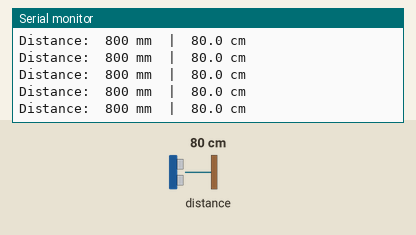
Simulated run of this program. Board: ESP32. On the bench: the last lines printed to the serial monitor. The test bench sets the inputs (shaded band); at power-on: distance to the obstacle 80 cm.

Above: at 1.2 s.
1.3 s: distance to the obstacle set to 2 cm
At 1.5 s:
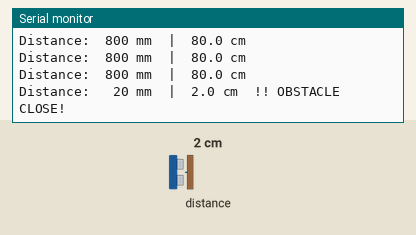
3.2 s: distance to the obstacle set to 18 cm
At 3.36 s:
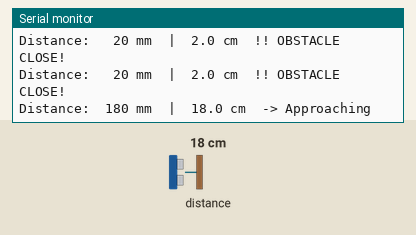
5.1 s: distance to the obstacle set to 120 cm
At 5.23 s:
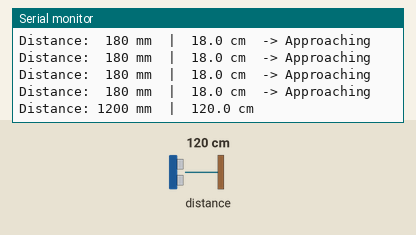
7.0 s: distance to the obstacle set to 250 cm
At 7.23 s:
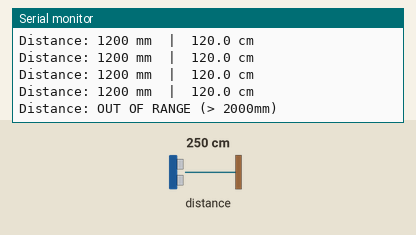

Measured:
- after the input at 1.3 s, the serial monitor: prints a new line after 0.07 s (image 1)
- after the input at 3.2 s, the serial monitor: prints a new line at once (image 2)
- after the input at 5.1 s, the serial monitor: prints a new line at once (image 3)
- after the input at 7.0 s, the serial monitor: prints a new line after 0.11 s (image 4)

The program:

main.cpp
```cpp
/*
 * SLAM Car Project - ToF Distance Sensor Test
 * Board  : ESP32 30-pin
 * Sensor : VL53L0X V2
 *
 * Wiring:
 *   VIN   -> 3.3V
 *   GND   -> GND
 *   SDA   -> D21
 *   SCL   -> D22
 */

#include <Arduino.h>
#include <Wire.h>
#include <VL53L0X.h>

VL53L0X sensor;

void setup(){
  Serial.begin(115200);
  Serial.println("\n=== SLAM Car - ToF Sensor Test ===");

  Wire.begin(21, 22);

  if (!sensor.init()) {
    Serial.println("ERROR: VL53L0X not found!");
    Serial.println("Check wiring — SDA->D21, SCL->D22, VIN->3.3V only!");
    while (1);
  }

  sensor.setTimeout(500);

  //long range mode-up to ~2m
  sensor.setSignalRateLimit(0.1);
  sensor.setVcselPulsePeriod(VL53L0X::VcselPeriodPreRange, 10);
  sensor.setVcselPulsePeriod(VL53L0X::VcselPeriodFinalRange, 14);
  sensor.setMeasurementTimingBudget(200000); // 200ms

  sensor.startContinuous();

  Serial.println("Sensor ready!");
  Serial.println("─────────────────────────────");
}

void loop() {
  uint16_t distanceMm = sensor.readRangeContinuousMillimeters();

  if (sensor.timeoutOccurred()) {
    Serial.println("TIMEOUT — check sensor connection");
    return;
  }

  if (distanceMm >= 8190) {
    Serial.println("Distance: OUT OF RANGE (> 2000mm)");
  } else {
    float distanceCm = distanceMm / 10.0;
    Serial.printf("Distance: %4u mm  |  %.1f cm", distanceMm, distanceCm);

    if (distanceMm < 150) {
      Serial.print("  !! OBSTACLE CLOSE!");
    } else if (distanceMm < 300) {
      Serial.print("  -> Approaching");
    }

    Serial.println();
  }

  delay(100);
}
```
